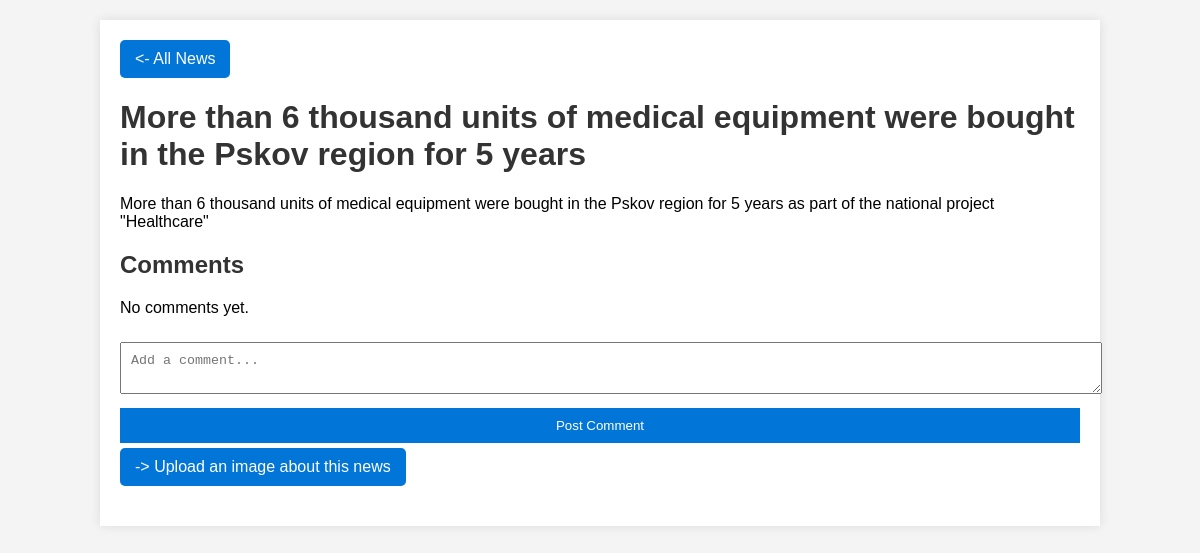
The page /news/179/ (signed in) on the database its author committed.
### russianNews/models.py (models this page shows)
class NewsItem(models.Model):
    title_en = models.CharField(max_length=200)
    title_ru = models.CharField(max_length=200)
    link = models.URLField()
    description_en = models.TextField()
    description_ru = models.TextField()
    category_en = models.CharField(max_length=100)
    category_ru = models.CharField(max_length=100)
    pub_date = models.DateTimeField()

### russianNews/views.py (the view)
# urls.py: path('news/<int:pk>/', views.news_detail, name='news_detail'),
@login_required
def news_detail(request, pk):
    news_item = get_object_or_404(NewsItem, pk=pk)
    if request.method == 'POST':
        form = CommentForm(request.POST)
        if form.is_valid():
            comment = form.save(commit=False)
            comment.news_item = news_item
            comment.author = request.user
            comment.save()
            return redirect('news_detail', pk=news_item.pk)
    else:
        form = CommentForm()
    return render(request, 'news_detail.html', {'news_item': news_item, 'form': form})

### russianNews/forms.py
class CommentForm(forms.ModelForm):
    class Meta:
        model = Comment
        fields = ('content',)

### russianNews/templates/news_detail.html (shortened to what this page needs)
{% load i18n %}
<!DOCTYPE html>
<html lang="en">
<head>
</head>
<body>
<div class="container">
    <div style="margin-bottom: 20px;">
        <a href="{% url 'news_list' %}"
           style="background-color: #0275d8; color: white; padding: 10px 15px; text-decoration: none; border-radius: 5px; display: inline-block;">
            <- {% trans 'All News' %}
        </a>
    </div>
    <h1>
        {% if request.LANGUAGE_CODE == "en" %}
            {{ news_item.title_en }}
        {% else %}
            {{ news_item.title_ru }}
        {% endif %}
    </h1>
    <div class="news-content">
        <p>
            {% if request.LANGUAGE_CODE == "en" %}
                {{ news_item.description_en }}
            {% else %}
                {{ news_item.description_ru }}
            {% endif %}
        </p>
    </div>
    <div class="comments-section">
        <h2>{% trans 'Comments' %}</h2>
        {% for comment in news_item.comments.all %}
            <div class="comment">
                <span class="comment-author">{{ comment.author.username }}</span>
                <span class="comment-date">{{ comment.created_at|date:"d.m.Y H:i" }}</span>
                <p class="comment-content">{{ comment.content }}</p>
                {% if request.user == comment.author or request.user.is_staff %}
                    <form action="{% url 'delete_comment' comment.id %}" method="post" style="display:inline;">
                        {% csrf_token %}
                        <button type="submit" class="delete-button">{% trans 'Delete' %}</button>
                    </form>
                {% endif %}
            </div>
        {% empty %}
            <p>{% trans 'No comments yet.' %}</p>
        {% endfor %}
    </div>
    <form method="post">
        <textarea name="content" placeholder="{% trans 'Add a comment...' %}"></textarea>
        <button type="submit">{% trans 'Post Comment' %}</button>
    </form>
    <div style="margin-bottom: 20px;">
        <a href="{% url 'get_image' %}"
           style="background-color: #0275d8; color: white; padding: 10px 15px; text-decoration: none; border-radius: 5px; display: inline-block;">
            -> {% trans 'Upload an image about this news' %}
        </a>
    </div>
</div>
</body>
</html>

### russianNews/templates/news_detail.html (style rules this page uses)
body { font-family: Arial, sans-serif; background-color: #f4f4f4; margin: 0; padding: 0; }
.container { width: 80%; margin: 20px auto; background-color: white; padding: 20px; box-shadow: 0 0 10px rgba(0, 0, 0, 0.1); }
h1, h2 { color: #333; }
.news-content, .comments-section { margin-top: 20px; }
form { margin-top: 20px; }
input, textarea, button { width: 100%; margin: 5px 0; padding: 10px; }
button { background-color: #0275d8; color: white; border: none; cursor: pointer; }

### rows shown on the page
NewsItem: title_en "More than 6 thousand units of medical equipment were bought in the Pskov region for 5 years", description_en "More than 6 thousand units of medical equipment were bought in the Pskov region for 5 years as part of the national project \"Healthcare\""
